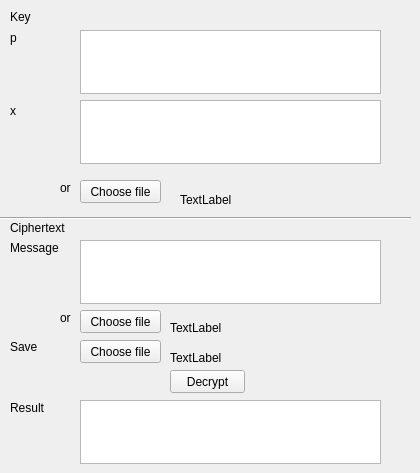
     <widget class="QWidget" name="tab_10">
      <attribute name="title">
       <string>Decrypt</string>
      </attribute>
      <widget class="QLabel" name="label_40">
       <property name="geometry">
        <rect>
         <x>10</x>
         <y>240</y>
         <width>61</width>
         <height>16</height>
        </rect>
       </property>
       <property name="text">
        <string>Message</string>
       </property>
      </widget>
      <widget class="QTextEdit" name="eg_dec_m_text">
       <property name="geometry">
        <rect>
         <x>80</x>
         <y>240</y>
         <width>301</width>
         <height>64</height>
        </rect>
       </property>
      </widget>
      <widget class="QPushButton" name="eg_dec_m_file_text">
       <property name="geometry">
        <rect>
         <x>80</x>
         <y>310</y>
         <width>81</width>
         <height>23</height>
        </rect>
       </property>
       <property name="text">
        <string>Choose file</string>
       </property>
      </widget>
      <widget class="QPushButton" name="eg_dec_button">
       <property name="geometry">
        <rect>
         <x>170</x>
         <y>370</y>
         <width>75</width>
         <height>23</height>
        </rect>
       </property>
       <property name="text">
        <string>Decrypt</string>
       </property>
      </widget>
      <widget class="QLabel" name="label_41">
       <property name="geometry">
        <rect>
         <x>10</x>
         <y>10</y>
         <width>47</width>
         <height>14</height>
        </rect>
       </property>
       <property name="text">
        <string>Key</string>
       </property>
      </widget>
      <widget class="QLabel" name="label_42">
       <property name="geometry">
        <rect>
         <x>60</x>
         <y>180</y>
         <width>21</width>
         <height>16</height>
        </rect>
       </property>
       <property name="text">
        <string>or</string>
       </property>
      </widget>
      <widget class="QLabel" name="label_43">
       <property name="geometry">
        <rect>
         <x>60</x>
         <y>310</y>
         <width>21</width>
         <height>16</height>
        </rect>
       </property>
       <property name="text">
        <string>or</string>
       </property>
      </widget>
      <widget class="QLabel" name="label_44">
       <property name="geometry">
        <rect>
         <x>10</x>
         <y>340</y>
         <width>47</width>
         <height>14</height>
        </rect>
       </property>
       <property name="text">
        <string>Save</string>
       </property>
      </widget>
      <widget class="QLabel" name="label_45">
       <property name="geometry">
        <rect>
         <x>10</x>
         <y>100</y>
         <width>61</width>
         <height>21</height>
        </rect>
       </property>
       <property name="sizePolicy">
        <sizepolicy hsizetype="Expanding" vsizetype="Preferred">
         <horstretch>0</horstretch>
         <verstretch>0</verstretch>
        </sizepolicy>
       </property>
       <property name="text">
        <string>x</string>
       </property>
      </widget>
      <widget class="QPushButton" name="eg_dec_save_file_text">
       <property name="geometry">
        <rect>
         <x>80</x>
         <y>340</y>
         <width>81</width>
         <height>23</height>
        </rect>
       </property>
       <property name="text">
        <string>Choose file</string>
       </property>
      </widget>
      <widget class="QPushButton" name="eg_dec_key_file_button">
       <property name="geometry">
        <rect>
         <x>80</x>
         <y>180</y>
         <width>81</width>
         <height>23</height>
        </rect>
       </property>
       <property name="text">
        <string>Choose file</string>
       </property>
      </widget>
      <widget class="QTextEdit" name="eg_dec_x_text">
       <property name="geometry">
        <rect>
         <x>80</x>
         <y>100</y>
         <width>301</width>
         <height>64</height>
        </rect>
       </property>
      </widget>
      <widget class="QLabel" name="label_46">
       <property name="geometry">
        <rect>
         <x>10</x>
         <y>30</y>
         <width>61</width>
         <height>16</height>
        </rect>
       </property>
       <property name="sizePolicy">
        <sizepolicy hsizetype="Expanding" vsizetype="Preferred">
         <horstretch>0</horstretch>
         <verstretch>0</verstretch>
        </sizepolicy>
       </property>
       <property name="text">
        <string>p</string>
       </property>
      </widget>
      <widget class="QTextEdit" name="eg_dec_p_text">
       <property name="geometry">
        <rect>
         <x>80</x>
         <y>30</y>
         <width>301</width>
         <height>64</height>
        </rect>
       </property>
      </widget>
      <widget class="QLabel" name="label_47">
       <property name="geometry">
        <rect>
         <x>10</x>
         <y>220</y>
         <width>61</width>
         <height>16</height>
        </rect>
       </property>
       <property name="text">
        <string>Ciphertext</string>
       </property>
      </widget>
      <widget class="Line" name="line_4">
       <property name="geometry">
        <rect>
         <x>0</x>
         <y>210</y>
         <width>411</width>
         <height>16</height>
        </rect>
       </property>
       <property name="orientation">
        <enum>Qt::Horizontal</enum>
       </property>
      </widget>
      <widget class="QTextEdit" name="eg_dec_res_text">
       <property name="geometry">
        <rect>
         <x>80</x>
         <y>400</y>
         <width>301</width>
         <height>64</height>
        </rect>
       </property>
      </widget>
      <widget class="QLabel" name="label_48">
       <property name="geometry">
        <rect>
         <x>10</x>
         <y>400</y>
         <width>61</width>
         <height>16</height>
        </rect>
       </property>
       <property name="text">
        <string>Result</string>
       </property>
      </widget>
      <widget class="QLabel" name="eg_dec_key_file_name">
       <property name="geometry">
        <rect>
         <x>180</x>
         <y>190</y>
         <width>201</width>
         <height>20</height>
        </rect>
       </property>
       <property name="text">
        <string>TextLabel</string>
       </property>
      </widget>
      <widget class="QLabel" name="eg_dec_m_file_name">
       <property name="geometry">
        <rect>
         <x>170</x>
         <y>320</y>
         <width>211</width>
         <height>16</height>
        </rect>
       </property>
       <property name="text">
        <string>TextLabel</string>
       </property>
      </widget>
      <widget class="QLabel" name="eg_dec_save_file_name">
       <property name="geometry">
        <rect>
         <x>170</x>
         <y>350</y>
         <width>211</width>
         <height>16</height>
        </rect>
       </property>
       <property name="text">
        <string>TextLabel</string>
       </property>
      </widget>
     </widget>
